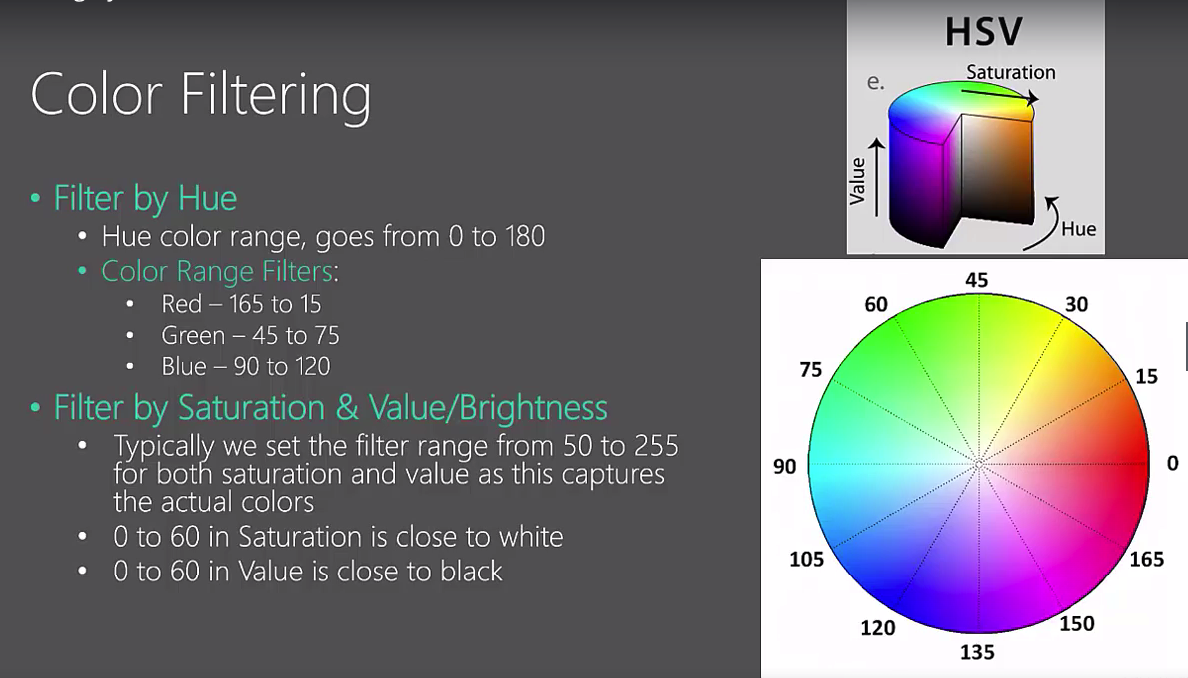
#> input picture 01_Filtering_By_Color/color_filtering.png, 1188 x 678 px, given in place of the camera
$ jupyter execute '01_Filtering by Color.ipynb'   (text cells are left out)
#> lines starting #> are read from the running program, lines starting #| are printed output that depends on the picture; after the words box and inside, x2 and y2 are one past the last pixel; in counts of white or black regions, pixels touching at a corner belong together
[cell 1]
import cv2
import numpy as np

# Initialize webcam
cap = cv2.VideoCapture(0)

# define range of PURPLE color in HSV
lower_purple = np.array([45,0,0])
upper_purple = np.array([75,255,255])

# loop until break statement is exectured
while True:

    # Read webcam image
    ret, frame = cap.read()
#> frame is the input picture: shape (678, 1188, 3); mean B, G, R 117.5, 114.5, 116.6

    # Convert image from RBG/BGR to HSV so we easily filter
    hsv_img = cv2.cvtColor(frame, cv2.COLOR_BGR2HSV)
#> hsv_img: shape (678, 1188, 3); mean H, S, V 127, 31.2, 128


    # Use inRange to capture only the values between lower & upper_blue
    mask = cv2.inRange(hsv_img, lower_purple, upper_purple)
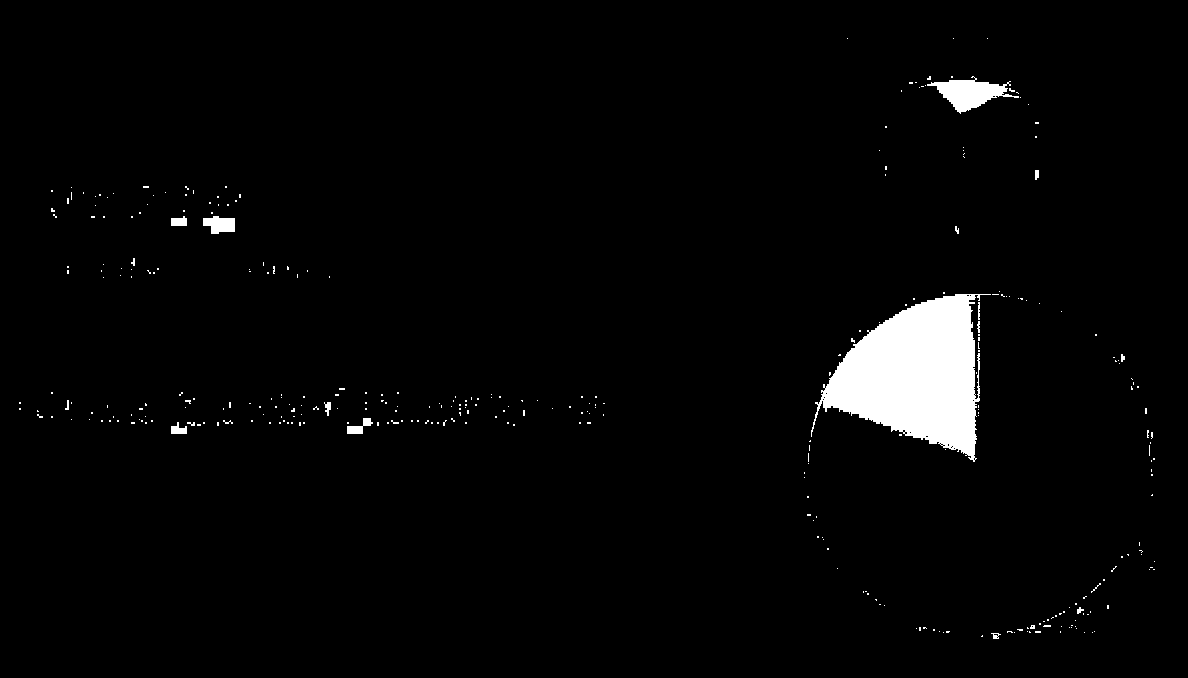
#> mask: shape (678, 1188); 2.6% white; 341 white regions (324 under 20 px), largest, box (x1, y1, x2, y2) and area: (811, 294, 991, 462) 16711, (927, 76, 1019, 114) 1527, (203, 216, 235, 234) 428

    # Perform Bitwise AND on mask and our original frame
    res = cv2.bitwise_and(frame, frame, mask=mask)
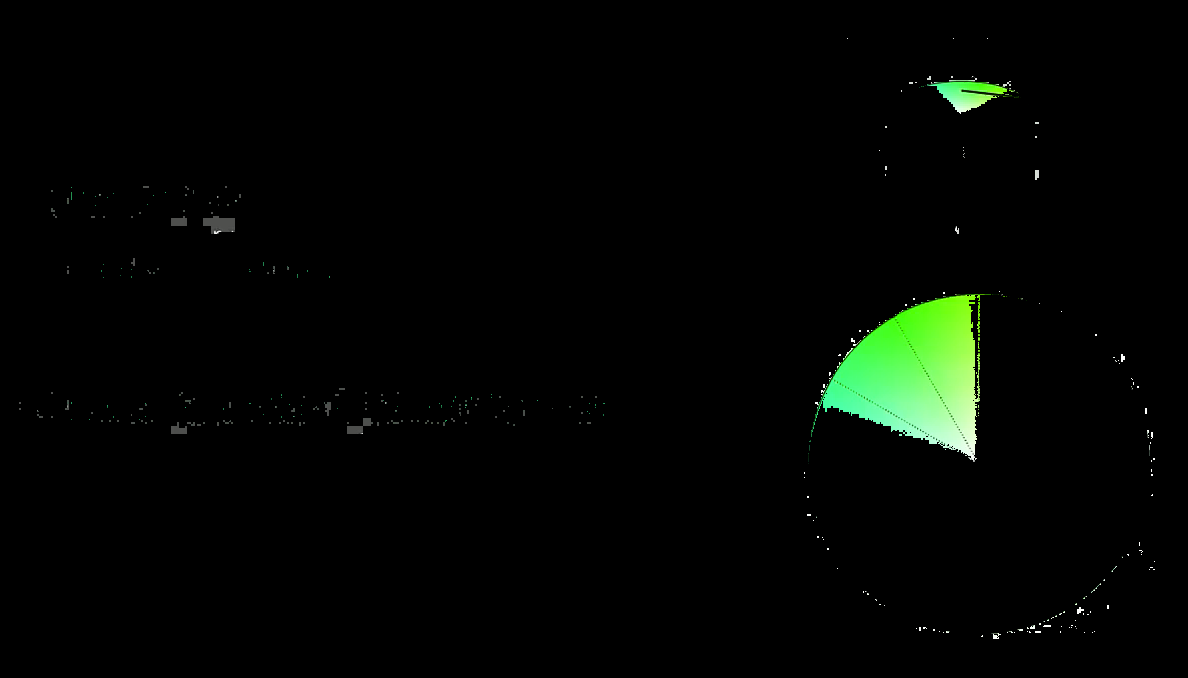
#> res: shape (678, 1188, 3); mean B, G, R 2.8, 6, 3.1

    cv2.imshow('Original', frame)
    cv2.imshow('mask', mask)
    cv2.imshow('Filtered Color Only', res)
    if cv2.waitKey(1) == 13: #13 is the Enter Key
#> (key Esc is pressed here)
        break

cap.release()
cv2.destroyAllWindows()
